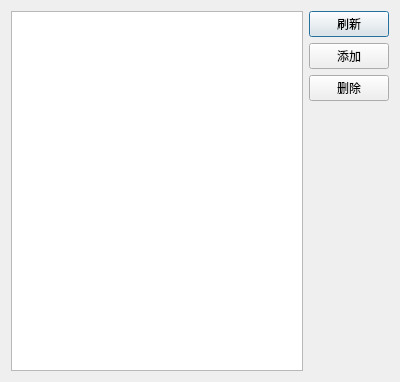
<?xml version="1.0" encoding="UTF-8"?>
<ui version="4.0">
 <class>StockLocationDialog</class>
 <widget class="QDialog" name="StockLocationDialog">
  <property name="geometry">
   <rect>
    <x>0</x>
    <y>0</y>
    <width>400</width>
    <height>382</height>
   </rect>
  </property>
  <property name="windowTitle">
   <string>Dialog</string>
  </property>
  <layout class="QGridLayout" name="gridLayout_2">
   <item row="1" column="2">
    <layout class="QGridLayout" name="gridLayout">
     <item row="0" column="0">
      <layout class="QVBoxLayout" name="verticalLayout">
       <item>
        <widget class="QPushButton" name="refresh_btn">
         <property name="text">
          <string>刷新</string>
         </property>
        </widget>
       </item>
       <item>
        <widget class="QPushButton" name="add_btn">
         <property name="text">
          <string>添加</string>
         </property>
        </widget>
       </item>
       <item>
        <widget class="QPushButton" name="del_btn">
         <property name="text">
          <string>删除</string>
         </property>
        </widget>
       </item>
       <item>
        <spacer name="verticalSpacer">
         <property name="orientation">
          <enum>Qt::Orientation::Vertical</enum>
         </property>
         <property name="sizeType">
          <enum>QSizePolicy::Policy::Fixed</enum>
         </property>
         <property name="sizeHint" stdset="0">
          <size>
           <width>20</width>
           <height>270</height>
          </size>
         </property>
        </spacer>
       </item>
      </layout>
     </item>
    </layout>
   </item>
   <item row="1" column="1">
    <widget class="QTableView" name="stock_set_tableView"/>
   </item>
  </layout>
 </widget>
 <resources/>
 <connections/>
</ui>
